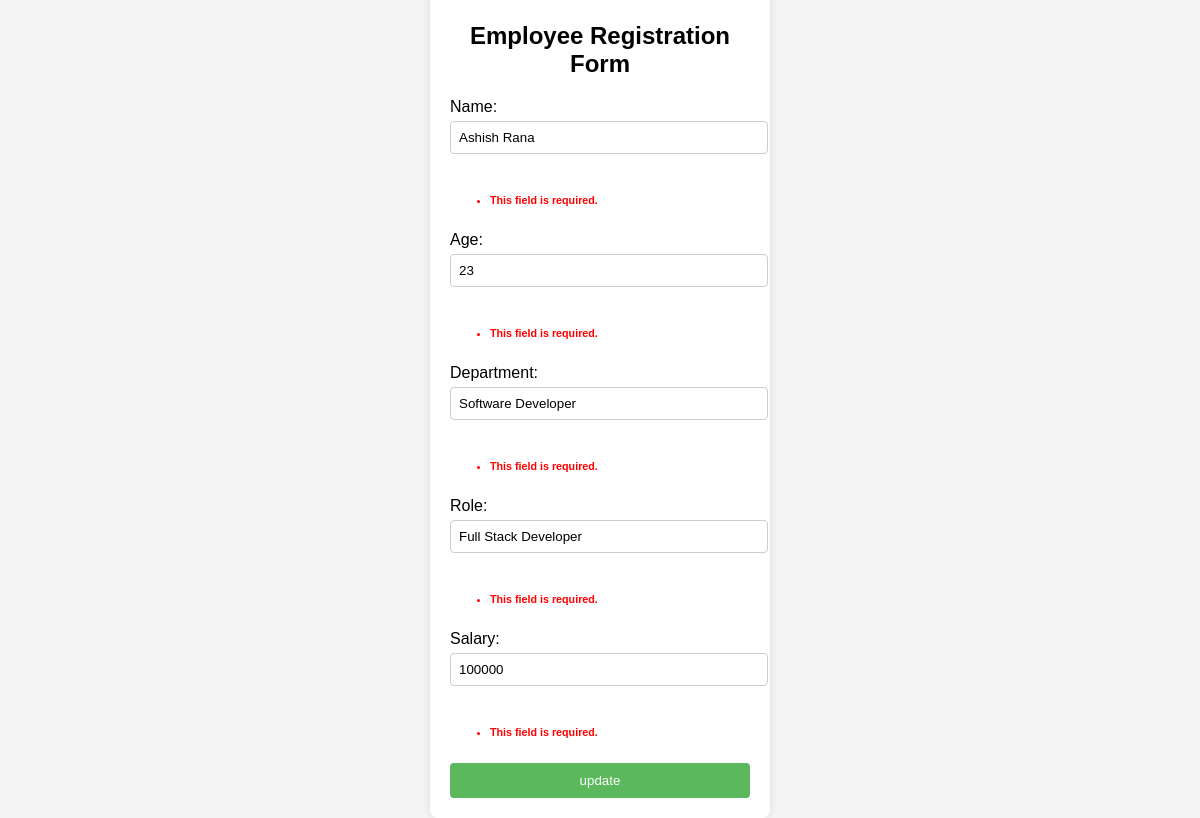
The app's page /update/2/ with its own data.
### my_app/models.py (models this page shows)
class Employees(models.Model):
    name=models.CharField(max_length=100)
    age=models.IntegerField()
    department=models.CharField(max_length=100)
    role=models.CharField(max_length=100)
    salary=models.IntegerField(max_length=100)

### my_app/views.py (the view)
# urls.py: path('update/<int:id>/', views.update),
def update(request, id):
    obj=Employees.objects.get(id=id)
    x=EmployeeForm(request.GET, instance=obj)
    if x.is_valid():
        x.save()
        return redirect('/')
    else:
        context={'error':x, 'obj':obj}
        return render(request, 'edit.html', context)

### my_app/forms.py
class EmployeeForm(forms.ModelForm):
    class Meta:
        model=Employees
        fields="__all__"

### my_app/templates/edit.html (shortened to what this page needs)
<!DOCTYPE html>
<html lang="en">
<head>
</head>
<body>
    <div class="form-container">
        <h2>Employee Registration Form</h2>
        <form action="/update/{{obj.id}}" >
            <label for="name">Name:</label>
            <input type="text" id="name" name="name" value="{{obj.name}}" >
            <h6 style="color: red;">{{error.errors.name}}</h6>
            <label for="age">Age:</label>
            <input type="number" id="age" name="age" value="{{obj.age}}">
            <h6 style="color: red;">{{error.errors.age}}</h6>
            <label for="department">Department:</label>
            <input type="text" id="department" name="department" value="{{obj.department}}">
            <h6 style="color: red;">{{error.errors.department}}</h6>
            <label for="role">Role:</label>
            <input type="text" id="role" name="role" value="{{obj.role}}">
            <h6 style="color: red;">{{error.errors.role}}</h6>
            <label for="salary">Salary:</label>
            <input type="number" id="salary" name="salary" value="{{obj.salary}}">
            <h6 style="color: red;">{{error.errors.salary}}</h6>
            <button type="submit">update</button>
        </form>
    </div>
</body>
</html>

### my_app/templates/edit.html (style rules this page uses)
body { font-family: Arial, sans-serif; background-color: #f4f4f4; display: flex; justify-content: center; align-items: center; height: 100vh; margin: 0; }
.form-container { background-color: white; padding: 20px; border-radius: 8px; box-shadow: 0 0 10px rgba(0, 0, 0, 0.1); width: 300px; }
h2 { text-align: center; margin-bottom: 20px; }
label { display: block; margin-bottom: 5px; }
input { width: 100%; padding: 8px; margin-bottom: 15px; border: 1px solid #ccc; border-radius: 4px; }
button { width: 100%; padding: 10px; background-color: #5cb85c; color: white; border: none; border-radius: 4px; cursor: pointer; }

### records on screen
Employees: name "Ashish Rana", age "23", department "Software Developer", role "Full Stack Developer", salary "100000"

### other values on screen
{{ error.errors.name }} "This field is required."
{{ error.errors.age }} "This field is required."
{{ error.errors.department }} "This field is required."
{{ error.errors.role }} "This field is required."
{{ error.errors.salary }} "This field is required."
